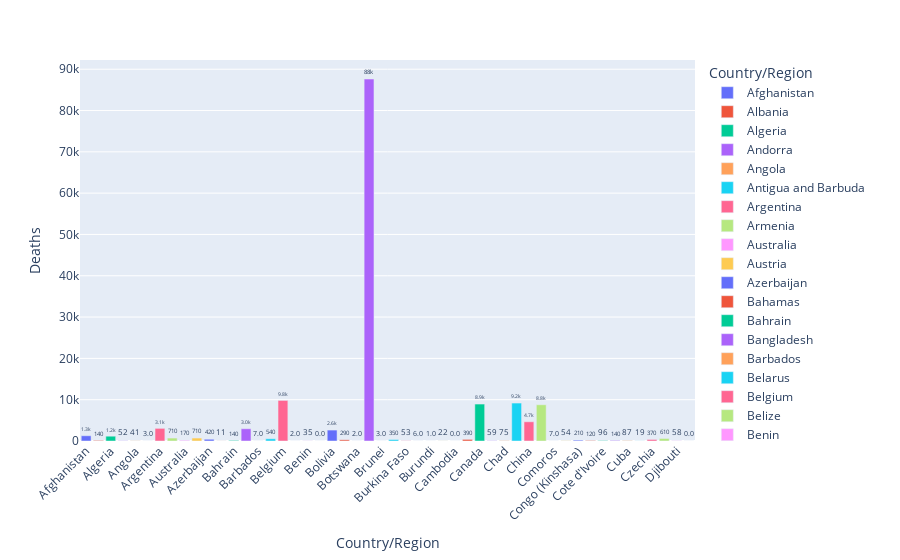

Source (notebook cell):
### Markdown cell above
Deaths for first 50 countries

### Code cell
import plotly.graph_objects as go


# Display death due to covid data for various countries 
fig = px.bar(country_wise.head(50), y='Deaths', x='Country/Region', text='Deaths', color='Country/Region')

# Put bar total value above bars with 2 values of precision
fig.update_traces(texttemplate='%{text:.2s}', textposition='outside')

# Set fontsize and uniformtext_mode='hide' says to hide the text if it won't fit
fig.update_layout(uniformtext_minsize=8)

# Rotate labels 45 degrees
fig.update_layout(xaxis_tickangle=-45)

fig

### Figure 1 — Plotly figure (JSON) as saved in the notebook; plotly's stock layout.template omitted (floating-point values rounded to 4 significant figures)
{"data": [{"alignmentgroup": "True", "hovertemplate": "Country/Region=%{x}<br>Deaths=%{text}<extra></extra>", "legendgroup": "Afghanistan", "marker": {"color": "#636efa", "pattern": {"shape": ""}}, "name": "Afghanistan", "offsetgroup": "Afghanistan", "orientation": "v", "showlegend": true, "text": [1269], "textposition": "outside", "texttemplate": "%{text:.2s}", "type": "bar", "x": ["Afghanistan"], "xaxis": "x", "y": [1269], "yaxis": "y"}, {"alignmentgroup": "True", "hovertemplate": "Country/Region=%{x}<br>Deaths=%{text}<extra></extra>", "legendgroup": "Albania", "marker": {"color": "#EF553B", "pattern": {"shape": ""}}, "name": "Albania", "offsetgroup": "Albania", "orientation": "v", "showlegend": true, "text": [144], "textposition": "outside", "texttemplate": "%{text:.2s}", "type": "bar", "x": ["Albania"], "xaxis": "x", "y": [144], "yaxis": "y"}, {"alignmentgroup": "True", "hovertemplate": "Country/Region=%{x}<br>Deaths=%{text}<extra></extra>", "legendgroup": "Algeria", "marker": {"color": "#00cc96", "pattern": {"shape": ""}}, "name": "Algeria", "offsetgroup": "Algeria", "orientation": "v", "showlegend": true, "text": [1163], "textposition": "outside", "texttemplate": "%{text:.2s}", "type": "bar", "x": ["Algeria"], "xaxis": "x", "y": [1163], "yaxis": "y"}, {"alignmentgroup": "True", "hovertemplate": "Country/Region=%{x}<br>Deaths=%{text}<extra></extra>", "legendgroup": "Andorra", "marker": {"color": "#ab63fa", "pattern": {"shape": ""}}, "name": "Andorra", "offsetgroup": "Andorra", "orientation": "v", "showlegend": true, "text": [52], "textposition": "outside", "texttemplate": "%{text:.2s}", "type": "bar", "x": ["Andorra"], "xaxis": "x", "y": [52], "yaxis": "y"}, {"alignmentgroup": "True", "hovertemplate": "Country/Region=%{x}<br>Deaths=%{text}<extra></extra>", "legendgroup": "Angola", "marker": {"color": "#FFA15A", "pattern": {"shape": ""}}, "name": "Angola", "offsetgroup": "Angola", "orientation": "v", "showlegend": true, "text": [41], "textposition": "outside", "texttemplate": "%{text:.2s}", "type": "bar", "x": ["Angola"], "xaxis": "x", "y": [41], "yaxis": "y"}, {"alignmentgroup": "True", "hovertemplate": "Country/Region=%{x}<br>Deaths=%{text}<extra></extra>", "legendgroup": "Antigua and Barbuda", "marker": {"color": "#19d3f3", "pattern": {"shape": ""}}, "name": "Antigua and Barbuda", "offsetgroup": "Antigua and Barbuda", "orientation": "v", "showlegend": true, "text": [3], "textposition": "outside", "texttemplate": "%{text:.2s}", "type": "bar", "x": ["Antigua and Barbuda"], "xaxis": "x", "y": [3], "yaxis": "y"}, {"alignmentgroup": "True", "hovertemplate": "Country/Region=%{x}<br>Deaths=%{text}<extra></extra>", "legendgroup": "Argentina", "marker": {"color": "#FF6692", "pattern": {"shape": ""}}, "name": "Argentina", "offsetgroup": "Argentina", "orientation": "v", "showlegend": true, "text": [3059], "textposition": "outside", "texttemplate": "%{text:.2s}", "type": "bar", "x": ["Argentina"], "xaxis": "x", "y": [3059], "yaxis": "y"}, {"alignmentgroup": "True", "hovertemplate": "Country/Region=%{x}<br>Deaths=%{text}<extra></extra>", "legendgroup": "Armenia", "marker": {"color": "#B6E880", "pattern": {"shape": ""}}, "name": "Armenia", "offsetgroup": "Armenia", "orientation": "v", "showlegend": true, "text": [711], "textposition": "outside", "texttemplate": "%{text:.2s}", "type": "bar", "x": ["Armenia"], "xaxis": "x", "y": [711], "yaxis": "y"}, {"alignmentgroup": "True", "hovertemplate": "Country/Region=%{x}<br>Deaths=%{text}<extra></extra>", "legendgroup": "Australia", "marker": {"color": "#FF97FF", "pattern": {"shape": ""}}, "name": "Australia", "offsetgroup": "Australia", "orientation": "v", "showlegend": true, "text": [167], "textposition": "outside", "texttemplate": "%{text:.2s}", "type": "bar", "x": ["Australia"], "xaxis": "x", "y": [167], "yaxis": "y"}, {"alignmentgroup": "True", "hovertemplate": "Country/Region=%{x}<br>Deaths=%{text}<extra></extra>", "legendgroup": "Austria", "marker": {"color": "#FECB52", "pattern": {"shape": ""}}, "name": "Austria", "offsetgroup": "Austria", "orientation": "v", "showlegend": true, "text": [713], "textposition": "outside", "texttemplate": "%{text:.2s}", "type": "bar", "x": ["Austria"], "xaxis": "x", "y": [713], "yaxis": "y"}, {"alignmentgroup": "True", "hovertemplate": "Country/Region=%{x}<br>Deaths=%{text}<extra></extra>", "legendgroup": "Azerbaijan", "marker": {"color": "#636efa", "pattern": {"shape": ""}}, "name": "Azerbaijan", "offsetgroup": "Azerbaijan", "orientation": "v", "showlegend": true, "text": [423], "textposition": "outside", "texttemplate": "%{text:.2s}", "type": "bar", "x": ["Azerbaijan"], "xaxis": "x", "y": [423], "yaxis": "y"}, {"alignmentgroup": "True", "hovertemplate": "Country/Region=%{x}<br>Deaths=%{text}<extra></extra>", "legendgroup": "Bahamas", "marker": {"color": "#EF553B", "pattern": {"shape": ""}}, "name": "Bahamas", "offsetgroup": "Bahamas", "orientation": "v", "showlegend": true, "text": [11], "textposition": "outside", "texttemplate": "%{text:.2s}", "type": "bar", "x": ["Bahamas"], "xaxis": "x", "y": [11], "yaxis": "y"}, {"alignmentgroup": "True", "hovertemplate": "Country/Region=%{x}<br>Deaths=%{text}<extra></extra>", "legendgroup": "Bahrain", "marker": {"color": "#00cc96", "pattern": {"shape": ""}}, "name": "Bahrain", "offsetgroup": "Bahrain", "orientation": "v", "showlegend": true, "text": [141], "textposition": "outside", "texttemplate": "%{text:.2s}", "type": "bar", "x": ["Bahrain"], "xaxis": "x", "y": [141], "yaxis": "y"}, {"alignmentgroup": "True", "hovertemplate": "Country/Region=%{x}<br>Deaths=%{text}<extra></extra>", "legendgroup": "Bangladesh", "marker": {"color": "#ab63fa", "pattern": {"shape": ""}}, "name": "Bangladesh", "offsetgroup": "Bangladesh", "orientation": "v", "showlegend": true, "text": [2965], "textposition": "outside", "texttemplate": "%{text:.2s}", "type": "bar", "x": ["Bangladesh"], "xaxis": "x", "y": [2965], "yaxis": "y"}, {"alignmentgroup": "True", "hovertemplate": "Country/Region=%{x}<br>Deaths=%{text}<extra></extra>", "legendgroup": "Barbados", "marker": {"color": "#FFA15A", "pattern": {"shape": ""}}, "name": "Barbados", "offsetgroup": "Barbados", "orientation": "v", "showlegend": true, "text": [7], "textposition": "outside", "texttemplate": "%{text:.2s}", "type": "bar", "x": ["Barbados"], "xaxis": "x", "y": [7], "yaxis": "y"}, {"alignmentgroup": "True", "hovertemplate": "Country/Region=%{x}<br>Deaths=%{text}<extra></extra>", "legendgroup": "Belarus", "marker": {"color": "#19d3f3", "pattern": {"shape": ""}}, "name": "Belarus", "offsetgroup": "Belarus", "orientation": "v", "showlegend": true, "text": [538], "textposition": "outside", "texttemplate": "%{text:.2s}", "type": "bar", "x": ["Belarus"], "xaxis": "x", "y": [538], "yaxis": "y"}, {"alignmentgroup": "True", "hovertemplate": "Country/Region=%{x}<br>Deaths=%{text}<extra></extra>", "legendgroup": "Belgium", "marker": {"color": "#FF6692", "pattern": {"shape": ""}}, "name": "Belgium", "offsetgroup": "Belgium", "orientation": "v", "showlegend": true, "text": [9822], "textposition": "outside", "texttemplate": "%{text:.2s}", "type": "bar", "x": ["Belgium"], "xaxis": "x", "y": [9822], "yaxis": "y"}, {"alignmentgroup": "True", "hovertemplate": "Country/Region=%{x}<br>Deaths=%{text}<extra></extra>", "legendgroup": "Belize", "marker": {"color": "#B6E880", "pattern": {"shape": ""}}, "name": "Belize", "offsetgroup": "Belize", "orientation": "v", "showlegend": true, "text": [2], "textposition": "outside", "texttemplate": "%{text:.2s}", "type": "bar", "x": ["Belize"], "xaxis": "x", "y": [2], "yaxis": "y"}, {"alignmentgroup": "True", "hovertemplate": "Country/Region=%{x}<br>Deaths=%{text}<extra></extra>", "legendgroup": "Benin", "marker": {"color": "#FF97FF", "pattern": {"shape": ""}}, "name": "Benin", "offsetgroup": "Benin", "orientation": "v", "showlegend": true, "text": [35], "textposition": "outside", "texttemplate": "%{text:.2s}", "type": "bar", "x": ["Benin"], "xaxis": "x", "y": [35], "yaxis": "y"}, {"alignmentgroup": "True", "hovertemplate": "Country/Region=%{x}<br>Deaths=%{text}<extra></extra>", "legendgroup": "Bhutan", "marker": {"color": "#FECB52", "pattern": {"shape": ""}}, "name": "Bhutan", "offsetgroup": "Bhutan", "orientation": "v", "showlegend": true, "text": [0], "textposition": "outside", "texttemplate": "%{text:.2s}", "type": "bar", "x": ["Bhutan"], "xaxis": "x", "y": [0], "yaxis": "y"}, {"alignmentgroup": "True", "hovertemplate": "Country/Region=%{x}<br>Deaths=%{text}<extra></extra>", "legendgroup": "Bolivia", "marker": {"color": "#636efa", "pattern": {"shape": ""}}, "name": "Bolivia", "offsetgroup": "Bolivia", "orientation": "v", "showlegend": true, "text": [2647], "textposition": "outside", "texttemplate": "%{text:.2s}", "type": "bar", "x": ["Bolivia"], "xaxis": "x", "y": [2647], "yaxis": "y"}, {"alignmentgroup": "True", "hovertemplate": "Country/Region=%{x}<br>Deaths=%{text}<extra></extra>", "legendgroup": "Bosnia and Herzegovina", "marker": {"color": "#EF553B", "pattern": {"shape": ""}}, "name": "Bosnia and Herzegovina", "offsetgroup": "Bosnia and Herzegovina", "orientation": "v", "showlegend": true, "text": [294], "textposition": "outside", "texttemplate": "%{text:.2s}", "type": "bar", "x": ["Bosnia and Herzegovina"], "xaxis": "x", "y": [294], "yaxis": "y"}, {"alignmentgroup": "True", "hovertemplate": "Country/Region=%{x}<br>Deaths=%{text}<extra></extra>", "legendgroup": "Botswana", "marker": {"color": "#00cc96", "pattern": {"shape": ""}}, "name": "Botswana", "offsetgroup": "Botswana", "orientation": "v", "showlegend": true, "text": [2], "textposition": "outside", "texttemplate": "%{text:.2s}", "type": "bar", "x": ["Botswana"], "xaxis": "x", "y": [2], "yaxis": "y"}, {"alignmentgroup": "True", "hovertemplate": "Country/Region=%{x}<br>Deaths=%{text}<extra></extra>", "legendgroup": "Brazil", "marker": {"color": "#ab63fa", "pattern": {"shape": ""}}, "name": "Brazil", "offsetgroup": "Brazil", "orientation": "v", "showlegend": true, "text": [87618], "textposition": "outside", "texttemplate": "%{text:.2s}", "type": "bar", "x": ["Brazil"], "xaxis": "x", "y": [87618], "yaxis": "y"}, {"alignmentgroup": "True", "hovertemplate": "Country/Region=%{x}<br>Deaths=%{text}<extra></extra>", "legendgroup": "Brunei", "marker": {"color": "#FFA15A", "pattern": {"shape": ""}}, "name": "Brunei", "offsetgroup": "Brunei", "orientation": "v", "showlegend": true, "text": [3], "textposition": "outside", "texttemplate": "%{text:.2s}", "type": "bar", "x": ["Brunei"], "xaxis": "x", "y": [3], "yaxis": "y"}, {"alignmentgroup": "True", "hovertemplate": "Country/Region=%{x}<br>Deaths=%{text}<extra></extra>", "legendgroup": "Bulgaria", "marker": {"color": "#19d3f3", "pattern": {"shape": ""}}, "name": "Bulgaria", "offsetgroup": "Bulgaria", "orientation": "v", "showlegend": true, "text": [347], "textposition": "outside", "texttemplate": "%{text:.2s}", "type": "bar", "x": ["Bulgaria"], "xaxis": "x", "y": [347], "yaxis": "y"}, {"alignmentgroup": "True", "hovertemplate": "Country/Region=%{x}<br>Deaths=%{text}<extra></extra>", "legendgroup": "Burkina Faso", "marker": {"color": "#FF6692", "pattern": {"shape": ""}}, "name": "Burkina Faso", "offsetgroup": "Burkina Faso", "orientation": "v", "showlegend": true, "text": [53], "textposition": "outside", "texttemplate": "%{text:.2s}", "type": "bar", "x": ["Burkina Faso"], "xaxis": "x", "y": [53], "yaxis": "y"}, {"alignmentgroup": "True", "hovertemplate": "Country/Region=%{x}<br>Deaths=%{text}<extra></extra>", "legendgroup": "Burma", "marker": {"color": "#B6E880", "pattern": {"shape": ""}}, "name": "Burma", "offsetgroup": "Burma", "orientation": "v", "showlegend": true, "text": [6], "textposition": "outside", "texttemplate": "%{text:.2s}", "type": "bar", "x": ["Burma"], "xaxis": "x", "y": [6], "yaxis": "y"}, {"alignmentgroup": "True", "hovertemplate": "Country/Region=%{x}<br>Deaths=%{text}<extra></extra>", "legendgroup": "Burundi", "marker": {"color": "#FF97FF", "pattern": {"shape": ""}}, "name": "Burundi", "offsetgroup": "Burundi", "orientation": "v", "showlegend": true, "text": [1], "textposition": "outside", "texttemplate": "%{text:.2s}", "type": "bar", "x": ["Burundi"], "xaxis": "x", "y": [1], "yaxis": "y"}, {"alignmentgroup": "True", "hovertemplate": "Country/Region=%{x}<br>Deaths=%{text}<extra></extra>", "legendgroup": "Cabo Verde", "marker": {"color": "#FECB52", "pattern": {"shape": ""}}, "name": "Cabo Verde", "offsetgroup": "Cabo Verde", "orientation": "v", "showlegend": true, "text": [22], "textposition": "outside", "texttemplate": "%{text:.2s}", "type": "bar", "x": ["Cabo Verde"], "xaxis": "x", "y": [22], "yaxis": "y"}, {"alignmentgroup": "True", "hovertemplate": "Country/Region=%{x}<br>Deaths=%{text}<extra></extra>", "legendgroup": "Cambodia", "marker": {"color": "#636efa", "pattern": {"shape": ""}}, "name": "Cambodia", "offsetgroup": "Cambodia", "orientation": "v", "showlegend": true, "text": [0], "textposition": "outside", "texttemplate": "%{text:.2s}", "type": "bar", "x": ["Cambodia"], "xaxis": "x", "y": [0], "yaxis": "y"}, {"alignmentgroup": "True", "hovertemplate": "Country/Region=%{x}<br>Deaths=%{text}<extra></extra>", "legendgroup": "Cameroon", "marker": {"color": "#EF553B", "pattern": {"shape": ""}}, "name": "Cameroon", "offsetgroup": "Cameroon", "orientation": "v", "showlegend": true, "text": [391], "textposition": "outside", "texttemplate": "%{text:.2s}", "type": "bar", "x": ["Cameroon"], "xaxis": "x", "y": [391], "yaxis": "y"}, {"alignmentgroup": "True", "hovertemplate": "Country/Region=%{x}<br>Deaths=%{text}<extra></extra>", "legendgroup": "Canada", "marker": {"color": "#00cc96", "pattern": {"shape": ""}}, "name": "Canada", "offsetgroup": "Canada", "orientation": "v", "showlegend": true, "text": [8944], "textposition": "outside", "texttemplate": "%{text:.2s}", "type": "bar", "x": ["Canada"], "xaxis": "x", "y": [8944], "yaxis": "y"}, {"alignmentgroup": "True", "hovertemplate": "Country/Region=%{x}<br>Deaths=%{text}<extra></extra>", "legendgroup": "Central African Republic", "marker": {"color": "#ab63fa", "pattern": {"shape": ""}}, "name": "Central African Republic", "offsetgroup": "Central African Republic", "orientation": "v", "showlegend": true, "text": [59], "textposition": "outside", "texttemplate": "%{text:.2s}", "type": "bar", "x": ["Central African Republic"], "xaxis": "x", "y": [59], "yaxis": "y"}, {"alignmentgroup": "True", "hovertemplate": "Country/Region=%{x}<br>Deaths=%{text}<extra></extra>", "legendgroup": "Chad", "marker": {"color": "#FFA15A", "pattern": {"shape": ""}}, "name": "Chad", "offsetgroup": "Chad", "orientation": "v", "showlegend": true, "text": [75], "textposition": "outside", "texttemplate": "%{text:.2s}", "type": "bar", "x": ["Chad"], "xaxis": "x", "y": [75], "yaxis": "y"}, {"alignmentgroup": "True", "hovertemplate": "Country/Region=%{x}<br>Deaths=%{text}<extra></extra>", "legendgroup": "Chile", "marker": {"color": "#19d3f3", "pattern": {"shape": ""}}, "name": "Chile", "offsetgroup": "Chile", "orientation": "v", "showlegend": true, "text": [9187], "textposition": "outside", "texttemplate": "%{text:.2s}", "type": "bar", "x": ["Chile"], "xaxis": "x", "y": [9187], "yaxis": "y"}, {"alignmentgroup": "True", "hovertemplate": "Country/Region=%{x}<br>Deaths=%{text}<extra></extra>", "legendgroup": "China", "marker": {"color": "#FF6692", "pattern": {"shape": ""}}, "name": "China", "offsetgroup": "China", "orientation": "v", "showlegend": true, "text": [4656], "textposition": "outside", "texttemplate": "%{text:.2s}", "type": "bar", "x": ["China"], "xaxis": "x", "y": [4656], "yaxis": "y"}, {"alignmentgroup": "True", "hovertemplate": "Country/Region=%{x}<br>Deaths=%{text}<extra></extra>", "legendgroup": "Colombia", "marker": {"color": "#B6E880", "pattern": {"shape": ""}}, "name": "Colombia", "offsetgroup": "Colombia", "orientation": "v", "showlegend": true, "text": [8777], "textposition": "outside", "texttemplate": "%{text:.2s}", "type": "bar", "x": ["Colombia"], "xaxis": "x", "y": [8777], "yaxis": "y"}, {"alignmentgroup": "True", "hovertemplate": "Country/Region=%{x}<br>Deaths=%{text}<extra></extra>", "legendgroup": "Comoros", "marker": {"color": "#FF97FF", "pattern": {"shape": ""}}, "name": "Comoros", "offsetgroup": "Comoros", "orientation": "v", "showlegend": true, "text": [7], "textposition": "outside", "texttemplate": "%{text:.2s}", "type": "bar", "x": ["Comoros"], "xaxis": "x", "y": [7], "yaxis": "y"}, {"alignmentgroup": "True", "hovertemplate": "Country/Region=%{x}<br>Deaths=%{text}<extra></extra>", "legendgroup": "Congo (Brazzaville)", "marker": {"color": "#FECB52", "pattern": {"shape": ""}}, "name": "Congo (Brazzaville)", "offsetgroup": "Congo (Brazzaville)", "orientation": "v", "showlegend": true, "text": [54], "textposition": "outside", "texttemplate": "%{text:.2s}", "type": "bar", "x": ["Congo (Brazzaville)"], "xaxis": "x", "y": [54], "yaxis": "y"}, {"alignmentgroup": "True", "hovertemplate": "Country/Region=%{x}<br>Deaths=%{text}<extra></extra>", "legendgroup": "Congo (Kinshasa)", "marker": {"color": "#636efa", "pattern": {"shape": ""}}, "name": "Congo (Kinshasa)", "offsetgroup": "Congo (Kinshasa)", "orientation": "v", "showlegend": true, "text": [208], "textposition": "outside", "texttemplate": "%{text:.2s}", "type": "bar", "x": ["Congo (Kinshasa)"], "xaxis": "x", "y": [208], "yaxis": "y"}, {"alignmentgroup": "True", "hovertemplate": "Country/Region=%{x}<br>Deaths=%{text}<extra></extra>", "legendgroup": "Costa Rica", "marker": {"color": "#EF553B", "pattern": {"shape": ""}}, "name": "Costa Rica", "offsetgroup": "Costa Rica", "orientation": "v", "showlegend": true, "text": [115], "textposition": "outside", "texttemplate": "%{text:.2s}", "type": "bar", "x": ["Costa Rica"], "xaxis": "x", "y": [115], "yaxis": "y"}, {"alignmentgroup": "True", "hovertemplate": "Country/Region=%{x}<br>Deaths=%{text}<extra></extra>", "legendgroup": "Cote d'Ivoire", "marker": {"color": "#00cc96", "pattern": {"shape": ""}}, "name": "Cote d'Ivoire", "offsetgroup": "Cote d'Ivoire", "orientation": "v", "showlegend": true, "text": [96], "textposition": "outside", "texttemplate": "%{text:.2s}", "type": "bar", "x": ["Cote d'Ivoire"], "xaxis": "x", "y": [96], "yaxis": "y"}, {"alignmentgroup": "True", "hovertemplate": "Country/Region=%{x}<br>Deaths=%{text}<extra></extra>", "legendgroup": "Croatia", "marker": {"color": "#ab63fa", "pattern": {"shape": ""}}, "name": "Croatia", "offsetgroup": "Croatia", "orientation": "v", "showlegend": true, "text": [139], "textposition": "outside", "texttemplate": "%{text:.2s}", "type": "bar", "x": ["Croatia"], "xaxis": "x", "y": [139], "yaxis": "y"}, {"alignmentgroup": "True", "hovertemplate": "Country/Region=%{x}<br>Deaths=%{text}<extra></extra>", "legendgroup": "Cuba", "marker": {"color": "#FFA15A", "pattern": {"shape": ""}}, "name": "Cuba", "offsetgroup": "Cuba", "orientation": "v", "showlegend": true, "text": [87], "textposition": "outside", "texttemplate": "%{text:.2s}", "type": "bar", "x": ["Cuba"], "xaxis": "x", "y": [87], "yaxis": "y"}, {"alignmentgroup": "True", "hovertemplate": "Country/Region=%{x}<br>Deaths=%{text}<extra></extra>", "legendgroup": "Cyprus", "marker": {"color": "#19d3f3", "pattern": {"shape": ""}}, "name": "Cyprus", "offsetgroup": "Cyprus", "orientation": "v", "showlegend": true, "text": [19], "textposition": "outside", "texttemplate": "%{text:.2s}", "type": "bar", "x": ["Cyprus"], "xaxis": "x", "y": [19], "yaxis": "y"}, {"alignmentgroup": "True", "hovertemplate": "Country/Region=%{x}<br>Deaths=%{text}<extra></extra>", "legendgroup": "Czechia", "marker": {"color": "#FF6692", "pattern": {"shape": ""}}, "name": "Czechia", "offsetgroup": "Czechia", "orientation": "v", "showlegend": true, "text": [373], "textposition": "outside", "texttemplate": "%{text:.2s}", "type": "bar", "x": ["Czechia"], "xaxis": "x", "y": [373], "yaxis": "y"}, {"alignmentgroup": "True", "hovertemplate": "Country/Region=%{x}<br>Deaths=%{text}<extra></extra>", "legendgroup": "Denmark", "marker": {"color": "#B6E880", "pattern": {"shape": ""}}, "name": "Denmark", "offsetgroup": "Denmark", "orientation": "v", "showlegend": true, "text": [613], "textposition": "outside", "texttemplate": "%{text:.2s}", "type": "bar", "x": ["Denmark"], "xaxis": "x", "y": [613], "yaxis": "y"}, {"alignmentgroup": "True", "hovertemplate": "Country/Region=%{x}<br>Deaths=%{text}<extra></extra>", "legendgroup": "Djibouti", "marker": {"color": "#FF97FF", "pattern": {"shape": ""}}, "name": "Djibouti", "offsetgroup": "Djibouti", "orientation": "v", "showlegend": true, "text": [58], "textposition": "outside", "texttemplate": "%{text:.2s}", "type": "bar", "x": ["Djibouti"], "xaxis": "x", "y": [58], "yaxis": "y"}, {"alignmentgroup": "True", "hovertemplate": "Country/Region=%{x}<br>Deaths=%{text}<extra></extra>", "legendgroup": "Dominica", "marker": {"color": "#FECB52", "pattern": {"shape": ""}}, "name": "Dominica", "offsetgroup": "Dominica", "orientation": "v", "showlegend": true, "text": [0], "textposition": "outside", "texttemplate": "%{text:.2s}", "type": "bar", "x": ["Dominica"], "xaxis": "x", "y": [0], "yaxis": "y"}], "layout": {"barmode": "relative", "legend": {"title": {"text": "Country/Region"}, "tracegroupgap": 0}, "margin": {"t": 60}, "uniformtext": {"minsize": 8}, "xaxis": {"anchor": "y", "categoryarray": ["Afghanistan", "Albania", "Algeria", "Andorra", "Angola", "Antigua and Barbuda", "Argentina", "Armenia", "Australia", "Austria", "Azerbaijan", "Bahamas", "Bahrain", "Bangladesh", "Barbados", "Belarus", "Belgium", "Belize", "Benin", "Bhutan", "Bolivia", "Bosnia and Herzegovina", "Botswana", "Brazil", "Brunei", "Bulgaria", "Burkina Faso", "Burma", "Burundi", "Cabo Verde", "Cambodia", "Cameroon", "Canada", "Central African Republic", "Chad", "Chile", "China", "Colombia", "Comoros", "Congo (Brazzaville)", "Congo (Kinshasa)", "Costa Rica", "Cote d'Ivoire", "Croatia", "Cuba", "Cyprus", "Czechia", "Denmark", "Djibouti", "Dominica"], "categoryorder": "array", "domain": [0, 1], "tickangle": -45, "title": {"text": "Country/Region"}}, "yaxis": {"anchor": "x", "domain": [0, 1], "title": {"text": "Deaths"}}}}
